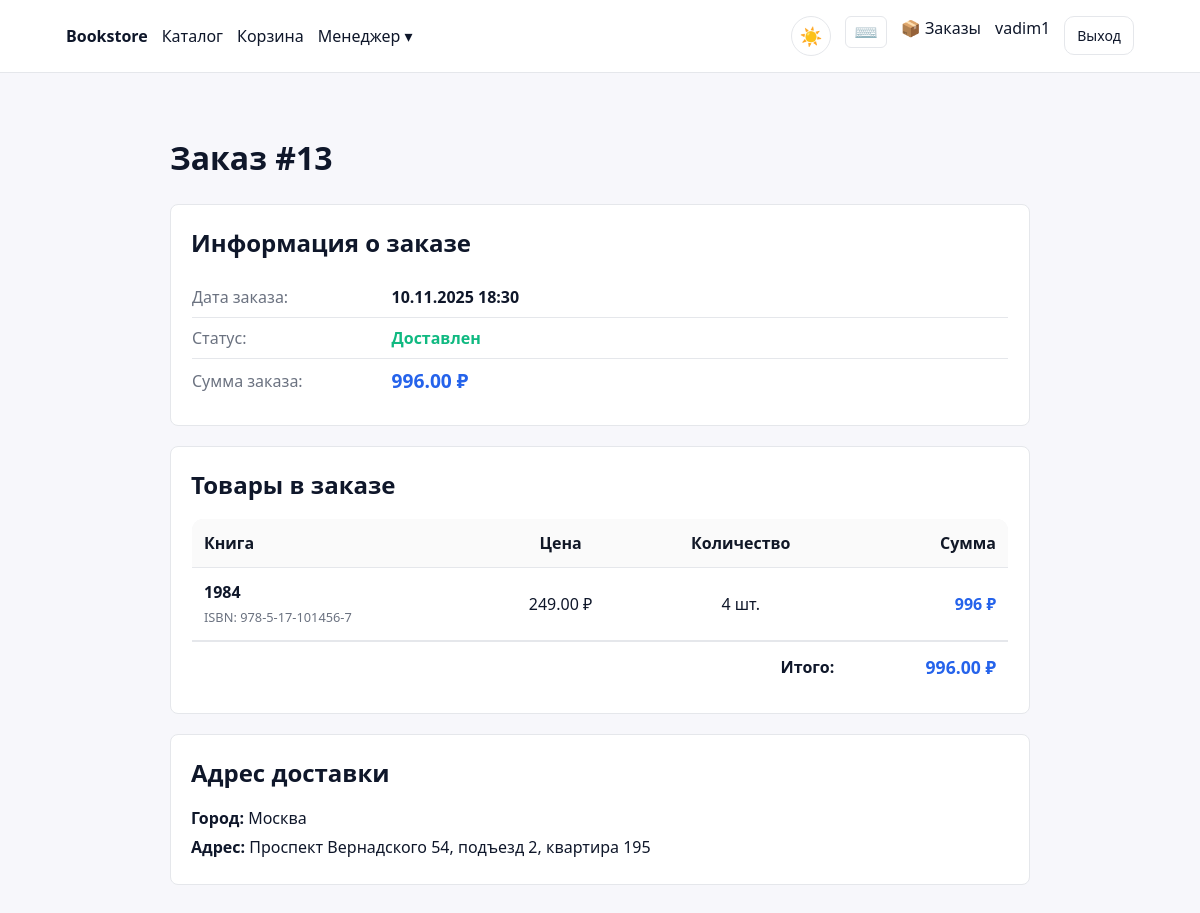
/orders/13/ (signed in), run on the app's committed database.
### backend/apps/orders/models.py (models this page shows, shortened)
class Order(models.Model):
    STATUS_CHOICES = (
        ("processing", "Обрабатывается"),
        ("shipped", "Отправлен"),
        ("delivered", "Доставлен"),
        ("cancelled", "Отменен"),
    )
    user = models.ForeignKey(settings.AUTH_USER_MODEL, on_delete=models.CASCADE, related_name='orders')
    status = models.CharField(max_length=20, choices=STATUS_CHOICES, default="processing")
    total_amount = models.DecimalField(max_digits=12, decimal_places=2, default=0)
    shipping_address = models.TextField(default="")
    shipping_city = models.CharField(max_length=100, default="")
    shipping_postal_code = models.CharField(max_length=20, default="")
    notes = models.TextField(blank=True)
    created_at = models.DateTimeField(auto_now_add=True)
    updated_at = models.DateTimeField(auto_now=True)
    class Meta:
        ordering = ['-created_at']
        indexes = [
            models.Index(fields=['user', 'status']),
            models.Index(fields=['status', 'created_at']),
        ]

class OrderItem(models.Model):
    order = models.ForeignKey(Order, on_delete=models.CASCADE, related_name='items')
    book = models.ForeignKey('catalog.Book', on_delete=models.PROTECT)
    price = models.DecimalField(max_digits=10, decimal_places=2)
    quantity = models.PositiveIntegerField()

### backend/apps/catalog/models.py (models this page shows, shortened)
class Book(models.Model):
    title = models.CharField(max_length=255)
    isbn = models.CharField(max_length=20, unique=True)
    description = models.TextField(blank=True)
    category = models.ForeignKey(Category, on_delete=models.PROTECT, related_name="books")
    price = models.DecimalField(max_digits=10, decimal_places=2)
    rating = models.DecimalField(max_digits=3, decimal_places=2, default=0)
    pages = models.PositiveIntegerField(null=True, blank=True)
    publication_date = models.DateField(null=True, blank=True)
    cover_image = models.ImageField(upload_to='book_covers/', blank=True, null=True)
    is_active = models.BooleanField(default=True)
    created_at = models.DateTimeField(auto_now_add=True)
    updated_at = models.DateTimeField(auto_now=True)
    class Meta:
        ordering = ["title"]
        indexes = [
            models.Index(fields=['category', 'is_active']),
            models.Index(fields=['price']),
            models.Index(fields=['rating']),
        ]

### backend/apps/web/buyer_views.py (the view)
# urls.py: path('orders/<int:order_id>/', buyer_views.order_detail, name='order-detail'),
@buyer_required
def order_detail(request, order_id):
    from backend.apps.orders.models import Order
    order = get_object_or_404(Order, id=order_id, user=request.user)
    order_items = order.items.select_related('book').all()
    return render(request, 'web/buyer/order_detail.html', {
        'order': order,
        'items': order_items
    })

### templates/web/buyer/order_detail.html (shortened to what this page needs)
{% extends 'web/base.html' %}
{% block content %}
<div style="max-width: 900px; margin: 0 auto; padding: 20px;">
	<h1>Заказ #{{ order.id }}</h1>
	<div style="background: #fff; border: 1px solid #e5e7eb; border-radius: 8px; padding: 20px; margin-bottom: 20px;">
		<h2 style="margin: 0 0 15px 0;">Информация о заказе</h2>
		<table style="width: 100%;">
			<tr>
				<td style="padding: 8px 0; color: #6b7280; width: 200px;">Дата заказа:</td>
				<td style="padding: 8px 0; font-weight: 600;">{{ order.created_at|date:"d.m.Y H:i" }}</td>
			</tr>
			<tr>
				<td style="padding: 8px 0; color: #6b7280;">Статус:</td>
				<td style="padding: 8px 0;">
					{% if order.status == 'processing' %}
						<span style="color: #f59e0b; font-weight: 600;">Обрабатывается</span>
					{% elif order.status == 'shipped' %}
						<span style="color: #2563eb; font-weight: 600;">Отправлен</span>
					{% elif order.status == 'delivered' %}
						<span style="color: #10b981; font-weight: 600;">Доставлен</span>
					{% elif order.status == 'cancelled' %}
						<span style="color: #ef4444; font-weight: 600;">Отменен</span>
					{% endif %}
				</td>
			</tr>
			<tr>
				<td style="padding: 8px 0; color: #6b7280;">Сумма заказа:</td>
				<td style="padding: 8px 0; font-size: 1.2em; font-weight: 600; color: #2563eb;">
					{{ order.total_amount|floatformat:2 }} ₽
				</td>
			</tr>
		</table>
	</div>
	<div style="background: #fff; border: 1px solid #e5e7eb; border-radius: 8px; padding: 20px; margin-bottom: 20px;">
		<h2 style="margin: 0 0 15px 0;">Товары в заказе</h2>
		<table style="width: 100%; border-collapse: collapse;">
			<thead style="background: #f9fafb;">
				<tr>
					<th style="padding: 12px; text-align: left; font-weight: 600;">Книга</th>
					<th style="padding: 12px; text-align: center; font-weight: 600;">Цена</th>
					<th style="padding: 12px; text-align: center; font-weight: 600;">Количество</th>
					<th style="padding: 12px; text-align: right; font-weight: 600;">Сумма</th>
				</tr>
			</thead>
			<tbody>
				{% if items %}
				{% for item in items %}
				<tr style="border-top: 1px solid #e5e7eb;">
					<td style="padding: 12px;">
						<strong>{{ item.book.title }}</strong>
						{% if item.book.isbn %}
						<br><small style="color: #6b7280;">ISBN: {{ item.book.isbn }}</small>
						{% endif %}
					</td>
					<td style="padding: 12px; text-align: center;">{{ item.price|floatformat:2 }} ₽</td>
					<td style="padding: 12px; text-align: center;">{{ item.quantity }} шт.</td>
					<td style="padding: 12px; text-align: right; font-weight: 600; color: #2563eb;">
						{% widthratio item.price 1 item.quantity %} ₽
					</td>
				</tr>
				{% endfor %}
				{% else %}
				<tr>
					<td colspan="4" style="padding: 20px; text-align: center; color: #6b7280;">
						Товары в заказе не найдены
					</td>
				</tr>
				{% endif %}
				<tr style="border-top: 2px solid #e5e7eb;">
					<td colspan="3" style="padding: 12px; text-align: right; font-weight: 600;">Итого:</td>
					<td style="padding: 12px; text-align: right; font-size: 1.1em; font-weight: 600; color: #2563eb;">
						{{ order.total_amount|floatformat:2 }} ₽
					</td>
				</tr>
			</tbody>
		</table>
	</div>
	<div style="background: #fff; border: 1px solid #e5e7eb; border-radius: 8px; padding: 20px; margin-bottom: 20px;">
		<h2 style="margin: 0 0 15px 0;">Адрес доставки</h2>
		<p style="margin: 0;"><strong>Город:</strong> {{ order.shipping_city }}</p>
		<p style="margin: 5px 0;"><strong>Адрес:</strong> {{ order.shipping_address }}</p>
	</div>
</div>
{% endblock %}

### templates/web/base.html (shortened to what this page needs)
{% load static %}
<!doctype html>
<html lang="ru">
<head>
	<link rel="stylesheet" href="https://cdn.jsdelivr.net/npm/modern-normalize/modern-normalize.css">
	<link rel="stylesheet" href="{% static 'styles.css' %}">
</head>
<body class="light"
	  data-is-authenticated="{% if request.user.is_authenticated %}true{% else %}false{% endif %}"
	  data-is-staff="{% if request.user.is_staff %}true{% else %}false{% endif %}">
	<header class="header">
		<div class="nav container">
			<ul class="nav-left">
				<li class="brand"><a href="/">Bookstore</a></li>
				<li><a href="/catalog/">Каталог</a></li>
				<li><a href="/cart/">Корзина</a></li>
				{% if request.user.is_authenticated %}
					{% if request.user.profile.role == 'admin' or request.user.is_staff %}
					<li class="dropdown">
						<a href="#">Управление ▾</a>
						<ul class="dropdown-menu">
							<li><a href="/admin/dashboard/">📊 Панель управления</a></li>
							<li><hr style="margin: 5px 0;"></li>
							<li><a href="/admin/users/">👥 Пользователи</a></li>
							<li><a href="/admin/books/">📚 Книги</a></li>
							<li><a href="/admin/authors/">✍️ Авторы</a></li>
							<li><a href="/admin/categories/">📂 Категории</a></li>
							<li><a href="/admin/inventory/">📦 Остатки</a></li>
							<li><hr style="margin: 5px 0;"></li>
							<li><a href="/manager/orders/">📋 Заказы</a></li>
							<li><a href="/manager/statistics/">📈 Статистика</a></li>
							<li><hr style="margin: 5px 0;"></li>
							<li><a href="/admin/reports/">📈 Отчеты</a></li>
							<li><a href="/admin/logs/">📝 Логи</a></li>
							<li><a href="/admin/backups/">💾 Резервные копии</a></li>
						</ul>
					</li>
					{% elif request.user.profile.role == 'manager' %}
					<li class="dropdown">
						<a href="#">Менеджер ▾</a>
					</li>
					{% endif %}
				{% endif %}
			</ul>
			<ul class="nav-right">
				<li>
					<button id="help-btn" class="btn-ghost" style="padding: 4px 8px; font-size: 1.2em; border: 1px solid var(--border); border-radius: 6px; cursor: pointer; background: var(--card);" title="Горячие клавиши (Ctrl+?)">⌨️</button>
				</li>
				{% if request.user.is_authenticated %}
				<li><a href="/orders/">📦 Заказы</a></li>
				<li><a href="/profile/">{{ request.user.username }}</a></li>
				<li><a class="btn btn-ghost" href="/logout/">Выход</a></li>
				{% else %}
				<li><a class="btn btn-ghost" href="/login/">Вход</a></li>
				<li><a class="btn" href="/register/">Регистрация</a></li>
				{% endif %}
			</ul>
		</div>
	</header>
	<main class="container main">
		{% block content %}{% endblock %}
	</main>
</body>
</html>

### static/styles.css (style rules this page uses)
:root { --bg:#f7f7fb;--card:#ffffff;--text:#0f172a;--muted:#64748b;--primary:#2563eb;--border:#e5e7eb; --radius:12px;--shadow:0 4px 24px rgba(15,23,42,.06); }
* { box-sizing:border-box }
html,body { height:100% }
body.light { background:var(--bg);color:var(--text);font:16px/1.5 system-ui,-apple-system,Segoe UI,Roboto,Ubuntu,Cantarell,Noto Sans,sans-serif }
.container { max-width:1100px;margin:0 auto;padding:16px }
@media (min-width: 1025px) { .container { max-width:1100px;padding:16px } }
.header { background:#ffffff;border-bottom:1px solid var(--border) }
.nav { display:flex;justify-content:space-between;align-items:center }
.nav ul { display:flex;gap:14px;margin:0;padding:0;list-style:none }
.nav .brand a { font-weight:700 }
.nav a { color:var(--text);text-decoration:none }
.nav .dropdown { position:relative }
.main { padding-top:20px }
button,.btn { display:inline-block;padding:8px 12px;border-radius:10px;border:1px solid var(--primary);background:var(--primary);color:#fff;cursor:pointer;font-size:14px }
.btn-ghost { background:#fff;border-color:var(--border);color:var(--text) }
table { width:100%;border-collapse:collapse;background:#fff;border:1px solid var(--border);border-radius:12px;overflow:hidden }
th,td { padding:10px 12px;border-bottom:1px solid var(--border);text-align:left }
th { background:#fafafa;color:#111827 }

### data on the page
Order: id "13", created_at "10.11.2025 18:30", total_amount "996.00", shipping_city "Москва", shipping_address "Проспект Вернадского 54, подъезд 2, квартира 195"
OrderItem: book "1984", book.isbn "978-5-17-101456-7", price "249.00", quantity "4", price+quantity "996"

### other printed values
{{ request.user.username }} "vadim1"
